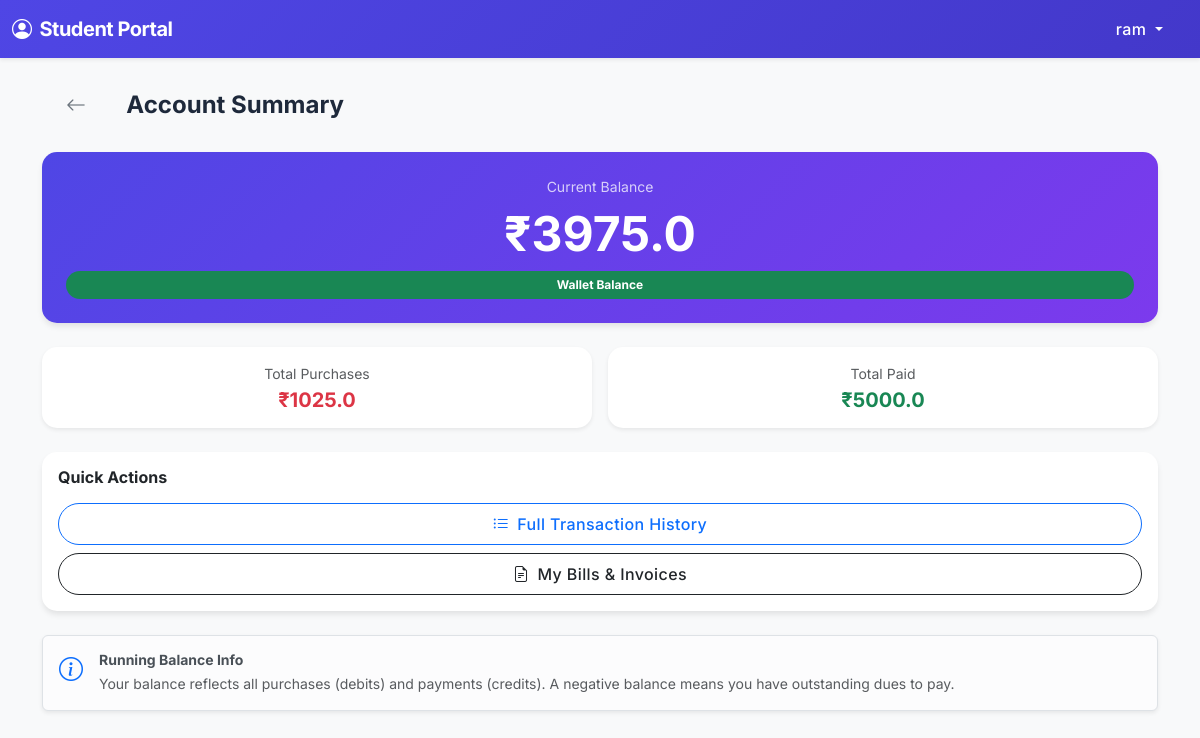
Screenshot of /student/account (signed in) with the database file from the repository.
### app/models.py (models this page shows, shortened)
class Student(UserMixin, db.Model):
    __tablename__ = 'students'
    id = db.Column(db.Integer, primary_key=True)
    name = db.Column(db.String(100), nullable=False)
    password_hash = db.Column(db.String(255))
    class_id = db.Column(db.Integer, db.ForeignKey('classes.id'), nullable=True)
    roll_no = db.Column(db.String(20))
    parent_phone = db.Column(db.String(20))
    balance = db.Column(db.Float, default=0.0) # Positive = Wallet, Negative = Due
    language = db.Column(db.String(5), default='en')
    created_at = db.Column(db.DateTime, default=datetime.utcnow)
    transactions = db.relationship('Transaction', backref='student', lazy='dynamic')
    bills = db.relationship('Bill', backref='student', lazy='dynamic')

### app/routes/student_routes.py (the view)
@student_panel_bp.route('/account')
@student_required
def account():
    student = current_user
    total_purchase = db.session.query(db.func.sum(Transaction.amount)).filter(Transaction.student_id == student.id, Transaction.type == 'PURCHASE').scalar() or 0
    total_paid = db.session.query(db.func.sum(Transaction.amount)).filter(Transaction.student_id == student.id, Transaction.type == 'PAYMENT').scalar() or 0
    return render_template('student/account.html',
                           student=student,
                           total_purchase=total_purchase,
                           total_paid=total_paid)

### app/models.py (called while the page is built)
@login_manager.user_loader
def load_user(user_id):
    user_type = session.get('user_type')
    if user_type == 'student':
        return Student.query.get(int(user_id))
    elif user_type == 'admin':
        return User.query.get(int(user_id))
    return None

### app/templates/student/account.html
{% extends "student/layout.html" %}
{% block content %}
<div class="mb-4 d-flex align-items-center">
    <a href="{{ url_for('student_panel.dashboard') }}"
        class="btn btn-sm btn-outline-secondary me-3 border-0 rounded-circle">
        <i class="bi bi-arrow-left fs-5"></i>
    </a>
    <h4 class="fw-bold mb-0">Account Summary</h4>
</div>
<div class="card mb-4 bg-gradient-primary text-white p-4 text-center">
    <div class="small opacity-75">Current Balance</div>
    <div class="display-5 fw-bold my-2">₹{{ student.balance|round(2) }}</div>
    <div class="badge {{ 'bg-success' if student.balance >= 0 else 'bg-danger' }} rounded-pill px-3 py-2">
        {{ 'Wallet Balance' if student.balance >= 0 else 'Total Outstanding Due' }}
    </div>
</div>
<div class="row g-3 mb-4">
    <div class="col-6">
        <div class="card p-3 text-center border-0 shadow-sm">
            <div class="text-muted small mb-1">Total Purchases</div>
            <div class="h5 fw-bold text-danger mb-0">₹{{ total_purchase|round(2) }}</div>
        </div>
    </div>
    <div class="col-6">
        <div class="card p-3 text-center border-0 shadow-sm">
            <div class="text-muted small mb-1">Total Paid</div>
            <div class="h5 fw-bold text-success mb-0">₹{{ total_paid|round(2) }}</div>
        </div>
    </div>
</div>
<div class="card mb-4">
    <div class="card-body">
        <h6 class="fw-bold mb-3">Quick Actions</h6>
        <div class="d-grid gap-2">
            <a href="{{ url_for('student_panel.transactions') }}" class="btn btn-outline-primary py-2">
                <i class="bi bi-list-ul me-2"></i>Full Transaction History
            </a>
            <a href="{{ url_for('student_panel.bills') }}" class="btn btn-outline-dark py-2">
                <i class="bi bi-file-earmark-text me-2"></i>My Bills & Invoices
            </a>
        </div>
    </div>
</div>
<div class="alert alert-light border shadow-sm">
    <div class="d-flex">
        <i class="bi bi-info-circle text-primary fs-4 me-3"></i>
        <div>
            <h6 class="fw-bold mb-1 small">Running Balance Info</h6>
            <p class="small text-muted mb-0">Your balance reflects all purchases (debits) and payments (credits). A
                negative balance means you have outstanding dues to pay.</p>
        </div>
    </div>
</div>
{% endblock %}

### app/templates/student/layout.html (shortened to what this page needs)
<!DOCTYPE html>
<html lang="{{ lang }}">
<head>
    <link href="https://cdn.jsdelivr.net/npm/bootstrap@5.3.0/dist/css/bootstrap.min.css" rel="stylesheet">
    <link rel="stylesheet" href="https://cdn.jsdelivr.net/npm/bootstrap-icons@1.10.5/font/bootstrap-icons.css">
    <link rel="stylesheet" href="{{ url_for('static', filename='css/style.css') }}">
</head>
<body class="bg-light">
    {% if current_user.is_authenticated and session.get('user_type') == 'student' %}
    <nav class="navbar navbar-dark bg-gradient-primary shadow-sm sticky-top">
        <div class="container-fluid">
            <span class="navbar-brand fw-bold">
                <i class="bi bi-person-circle me-2"></i>Student Portal
            </span>
            <div class="dropdown">
                <button class="btn btn-link text-white text-decoration-none dropdown-toggle" type="button" data-bs-toggle="dropdown">
                    {{ current_user.name }}
                </button>
            </div>
        </div>
    </nav>
    {% endif %}
    <div class="container py-4 mb-5">
        {% block content %}{% endblock %}
    </div>
</body>
</html>

### app/static/css/style.css (style rules this page uses)
:root { --primary: #4f46e5; --primary-hover: #4338ca; --secondary: #64748b; --success: #10b981; --danger: #ef4444; --warning: #f59e0b; --info: #3b82f6; --light: #f8fafc; --dark: #1e293b; --body-bg: #f1f5f9; --card-bg: #ffffff; --shadow-sm: 0 1px 2px 0 rgb(0 0 0 / 0.05); --shadow: 0 4px 6px -1px rgb(0 0 0 / 0.1), 0 2px 4px -2px rgb(0 0 0 / 0.1); --shadow-md: 0 10px 15px -3px rgb(0 0 0 / 0.1), 0 4px 6px -4px rgb(0 0 0 / 0.1); --shadow-lg: 0 20px 25px -5px rgb(0 0 0 / 0.1), 0 8px 10px -6px rgb(0 0 0 / 0.1); --font-family: 'Inter', system-ui, -apple-system, sans-serif; }
body { font-family: var(--font-family); background-color: var(--body-bg); color: var(--dark); -webkit-font-smoothing: antialiased; }
.card { border: none; background: var(--card-bg); box-shadow: var(--shadow); transition: transform 0.2s, box-shadow 0.2s; }
.navbar { background: linear-gradient(135deg, var(--primary), var(--primary-hover)) !important; }
.navbar-brand { font-weight: 700; letter-spacing: -0.5px; }
.btn { border-radius: 9999px; padding: 0.5rem 1.5rem; font-weight: 500; transition: all 0.2s; letter-spacing: 0.025em; }

### app/templates/student/layout.html (style rules this page uses)
body { font-family: 'Inter', sans-serif; }
.bg-gradient-primary { background: linear-gradient(135deg, #4f46e5 0%, #7c3aed 100%); }
.card { border: none; border-radius: 15px; box-shadow: 0 4px 6px -1px rgba(0, 0, 0, 0.1); }

### rows the page displays
Student: name "ram", balance "3975.0", balance "Wallet Balance"

### other values shown
{{ total_purchase|round(2) }} "1025.0"
{{ total_paid|round(2) }} "5000.0"
